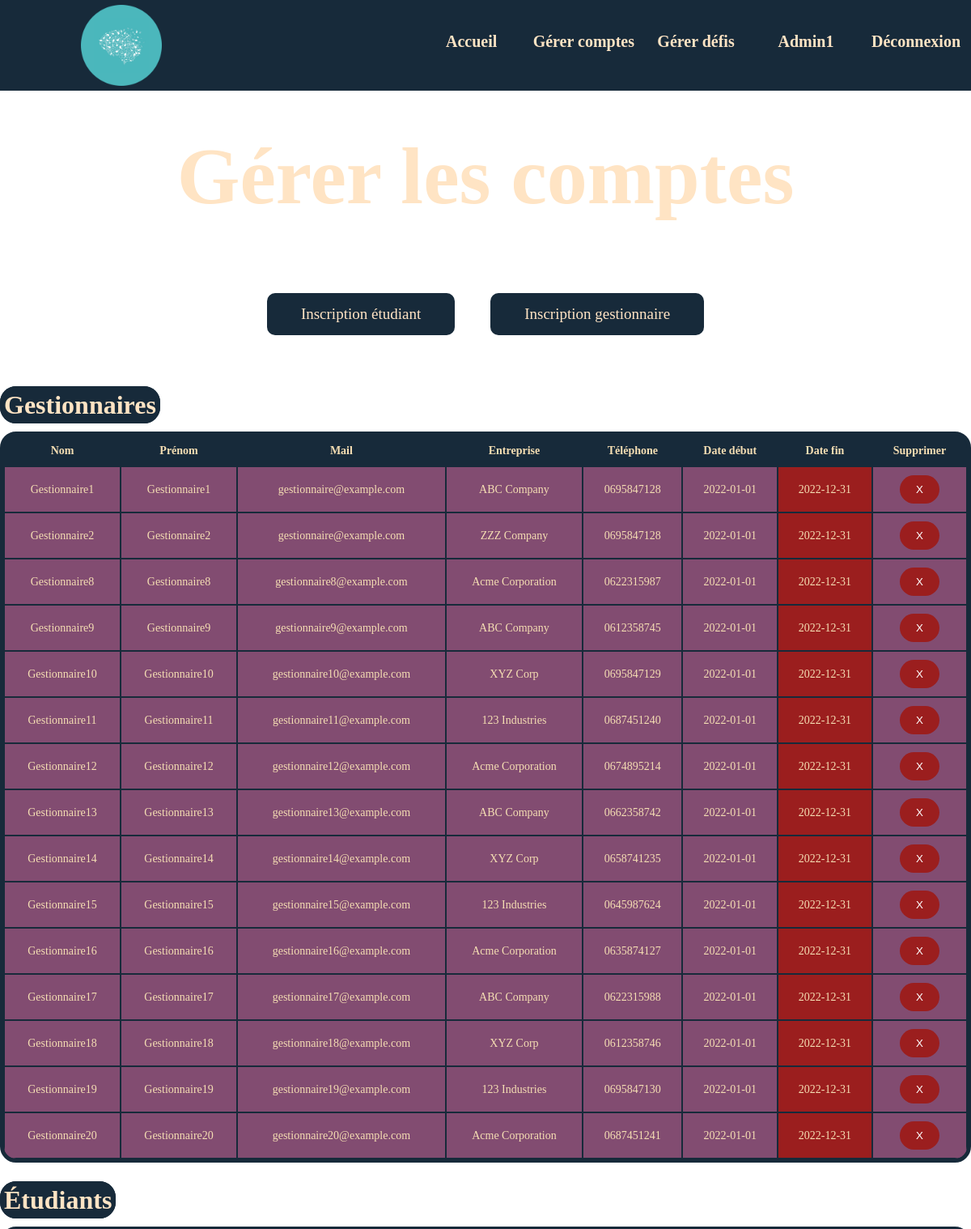
The page /php/gererCompte.php (signed in, upper part) on the database its author committed.
### tables this page shows
CREATE TABLE Gestionnaire(
    idLogin INTEGER PRIMARY KEY,
    nom VARCHAR(50),
    prenom VARCHAR(50),
    entreprise VARCHAR(255),
    telephone VARCHAR(10),
    mail VARCHAR(255),
    dateDebut DATE DEFAULT (CURRENT_DATE),
    dateFin DATE,
    FOREIGN KEY (idLogin) REFERENCES Login (idLogin) ON DELETE CASCADE
);

### php/fonctionGetBDD.php (called while the page is built, shortened)
<?php
function getUtilisateurParId($connexion, $idUtilisateur)
{
    $query = "SELECT idLogin, nomUtilisateur, mdp, type
              FROM Login
              WHERE idLogin = ?";
    $idLogin = $nomUtilisateur = $mdp = $type = null;
    try {
        $stmt = $connexion->prepare($query);
        $stmt->bind_param("i", $idUtilisateur);
        $stmt->execute();
        $stmt->bind_result($idLogin, $nomUtilisateur, $mdp, $type);
        $utilisateur = array(
            "idLogin" => $idLogin,
            "nomUtilisateur" => $nomUtilisateur,
            "mdp" => $mdp,
            "type" => $type
        );
        return $utilisateur;
    } catch (Exception $e) {
        echo "Une erreur est survenue : " . $e->getMessage();
        return null;
    }
}
function getAllGestionnaire($connexion)
{
    $query = "SELECT idLogin, nom, prenom,entreprise,telephone,mail,dateDebut,dateFin FROM Gestionnaire";
    try {
        $stmt = $connexion->prepare($query);
        $stmt->execute();
        $stmt->bind_result($idUtilisateur, $nom, $prenom, $entreprise, $telephone, $mail, $dateDebut, $dateFin);
        $utilisateurs = array();
        while ($stmt->fetch()) {
            $utilisateur = array(
                "idLogin" => $idUtilisateur,
                "nom" => $nom,
                "prenom" => $prenom,
                "entreprise" => $entreprise,
                "telephone" => $telephone,
                "mail" => $mail,
                "dateDebut" => $dateDebut,
                "dateFin" => $dateFin,
            );
            $utilisateurs[] = $utilisateur;
        }
        return $utilisateurs;
    } catch (Exception $e) {
        echo "Une erreur est survenue : " . $e->getMessage();
        return null;
    }
}
?>

### php/gererCompte.php (the view, shortened to what this page needs)
<!DOCTYPE html PUBLIC "-//W3C//DTD HTML 4.01 Transitional//EN">
<html>
<head>
    <link rel="stylesheet" type="text/css" href="../css/gererCompte.css">
</head>
<body>
    <?php
    require 'navbar.php';
    require_once 'fonctionGetBDD.php';
    require_once 'fonctionCreateBDD.php';
    ?>
    <h1 class="titre">Gérer les comptes</h1>
    <div class="type">
        <a href="register.php" class="button">Inscription étudiant</a>
        <a href="inscriptionGestionnaire.php" class="button">Inscription gestionnaire</a>
    </div>
    <?php
    if (isset($_SESSION['type']) && $_SESSION['type'] == 'Administrateur') {
        $connexion = connect($usernamedb, $passworddb, $dbname);
        $gestionnaires = getAllGestionnaire($connexion);
        echo "<div class='divElement'> ";
        echo '<div class="divTitre">';
        echo '<h2 class= "titre2">Gestionnaires</h2>';
        echo '</div>';
        if ($gestionnaires) {
            echo '<table class="table">';
            echo "<tr><th>Nom</th><th>Prénom</th><th>Mail</th><th>Entreprise</th><th>Téléphone</th><th>Date début</th><th>Date fin</th><th>Supprimer</th></tr>";
            foreach ($gestionnaires as $gestionnaire) {
                echo "<tr id='login_" . $gestionnaire['idLogin'] . "'>";
                echo "<td>" . $gestionnaire['nom'] . "</td>";
                echo "<td>" . $gestionnaire['prenom'] . "</td>";
                echo "<td>" . $gestionnaire['mail'] . "</td>";
                echo "<td>" . $gestionnaire['entreprise'] . "</td>";
                echo "<td>" . $gestionnaire['telephone'] . "</td>";
                echo "<td>" . $gestionnaire['dateDebut'] . "</td>";
                if ($gestionnaire['dateFin'] < date("Y-m-d")) {
                    echo "<td class = 'dateFin'>" . $gestionnaire['dateFin'] . "</td>";
                } else {
                    echo "<td>" . $gestionnaire['dateFin'] . "</td>";
                }
                echo "<td class='buttonTd'><button class='buttonSupp' onclick='supprimer(" . $gestionnaire["idLogin"] . ")'>X</button></td>";
                echo "</tr>";
            }
            echo "</table>";
        } else {
            echo "<div class='divErreur'>";
            echo "<p class='vide'>Aucun gestionnaire</p>";
            echo "</div>";
        }
        echo "</div>";
        echo "<div class='divElement'> ";
        echo '<h2 class= "titre2">Étudiants</h2>';
        echo "</div>";
    }
    else {
        header("Location: ../index.php");
        exit();
    }
    ?>
</body>
</html>

### php/navbar.php (shortened to what this page needs)
<head>
    <link rel="stylesheet" type="text/css" href="/css/navbar.css" />
</head>
<header>
    <?php
    require_once 'fonctionGetBDD.php';
    require_once 'fonctionCreateBDD.php';
    ?>
    <div id="navbar">
        <div class="top">
            <div class="divLogo">
                <a href="/index.php"><img class="logo" src="/images/iapau_round.png" alt="Logo"> </a>
            </div>
            <div class="droite">
                <nav class="navbar">
                    <ul class="menu">
                        <li><a class="hover-underline-animation" href="/index.php">Accueil</a></li>
                        <?php
                        if (empty($_SESSION['type'])) {
                            echo '<li><a class="hover-underline-animation" href="/php/datainfo.php">Les défis</a></li>';
                            echo '<li><a class="hover-underline-animation" href="/php/gagnants.php">Les gagnants</a></li>';
                            echo '<li><a class="hover-underline-animation" href="/php/connexion.php">Se connecter</a></li>';
                            echo '<li><a class="hover-underline-animation" href="/php/register.php">Inscription</a></li>';
                        } else {
                            if ($_SESSION['type'] == "Administrateur") {
                                echo '<li><a class="hover-underline-animation" href="/php/gererCompte.php">Gérer comptes</a></li>';
                                echo '<li><a class="hover-underline-animation" href="/php/gererDefi.php">Gérer défis</a></li>';
                            }
                            $connexion = connect($usernamedb, $passworddb, $dbname);
                            $user = getUtilisateurParId($connexion, $_SESSION['id']);
                            echo '<li><a class="hover-underline-animation" href="/php/monProfil.php">' . $user['nomUtilisateur'] . '</a></li>';
                            echo '<li><a class="hover-underline-animation" href="/php/deconnexion.php">Déconnexion</a></li>';
                        }
                        ?>
                    </ul>
                </nav>
            </div>
        </div>
    </div>
</header>

### css/gererCompte.css (style rules this page uses)
body { background-image: url(../images/image.jpg); background-repeat: repeat; background-size: contain; }
.titre { margin-top: 1.6em; text-align: center; font-size: 100px; color: bisque; }
.table { margin-top: 1em; width: 100%; font-size: 14px; background-color: #172A3A; border-collapse: separate; border-radius: 20px; overflow: hidden; border-spacing: 0; text-align: center; border: 5px solid #172A3A; margin-bottom: 2em; }
.table th, .table td { border: 1px solid #172A3A; padding: 10px; color: wheat; }
.table td { background-color: #824C71; }
.table tr:nth-child(even) { background-color: #824C71; }
.buttonTd { text-align: center; }
.buttonSupp { border-radius: 20px; padding: 10px 20px; background-color: #9b1e1e; color: #fff; border: none; cursor: pointer; }
.dateFin { background-color: #9b1e1e !important; }
.titre2 { margin-top: 1.6em; color: bisque; font-size: 2em; background-color: #172A3A; display: inline; border-radius: 20px; border: 5px solid #172A3A; }
.divElement { margin-top: 1em; }
.type { text-align: center; margin-bottom: 3em; }
.button { display: inline-block; padding: 15px 42px; background-color: #172A3A; color: bisque; text-align: center; text-decoration: none; font-size: 19px; border: none; cursor: pointer; margin: 20px; border-radius: 10px; }

### css/navbar.css (style rules this page uses)
.menu { display: flex; justify-content: center; flex-wrap: wrap; height: 10vh; }
.menu li { list-style-type: none; }
.menu a { min-width: 120px; margin: 0.5rem; padding: 1rem 0; text-align: center; text-decoration: none; font-weight: bold; font-size: 20px; }
.hover-underline-animation { display: inline-block; position: relative; color: bisque; }
.hover-underline-animation::after { content: ''; position: absolute; width: 100%; transform: scaleX(0); height: 2px; bottom: 0; left: 0; background-color: bisque; transform-origin: bottom right; transition: transform 0.25s ease-out; }
.top { display: flex; justify-content: space-between; align-items: center; }
.droite { display: flex; justify-content: flex-end; }
.logo { width: 100px; height: auto; margin-left: 100px; }
#navbar { overflow: hidden; position: fixed; top: 0; z-index: 10000; width: 100%; background-color: #172A3A; width: 100%; }
body { margin-top: 14vh; }
body { margin: 0; padding: 0; }

### rows shown on the page
gestionnaire: nom "Gestionnaire1", prenom "Gestionnaire1", mail "gestionnaire@example.com", entreprise "ABC Company", telephone "0695847128", dateDebut "2022-01-01", dateFin "2022-12-31"
gestionnaire: nom "Gestionnaire2", prenom "Gestionnaire2", mail "gestionnaire@example.com", entreprise "ZZZ Company", telephone "0695847128", dateDebut "2022-01-01", dateFin "2022-12-31"
gestionnaire: nom "Gestionnaire8", prenom "Gestionnaire8", mail "gestionnaire8@example.com", entreprise "Acme Corporation", telephone "0622315987", dateDebut "2022-01-01", dateFin "2022-12-31"
gestionnaire: nom "Gestionnaire9", prenom "Gestionnaire9", mail "gestionnaire9@example.com", entreprise "ABC Company", telephone "0612358745", dateDebut "2022-01-01", dateFin "2022-12-31"
gestionnaire: nom "Gestionnaire10", prenom "Gestionnaire10", mail "gestionnaire10@example.com", entreprise "XYZ Corp", telephone "0695847129", dateDebut "2022-01-01", dateFin "2022-12-31"
gestionnaire: nom "Gestionnaire11", prenom "Gestionnaire11", mail "gestionnaire11@example.com", entreprise "123 Industries", telephone "0687451240", dateDebut "2022-01-01", dateFin "2022-12-31"
gestionnaire: nom "Gestionnaire12", prenom "Gestionnaire12", mail "gestionnaire12@example.com", entreprise "Acme Corporation", telephone "0674895214", dateDebut "2022-01-01", dateFin "2022-12-31"
gestionnaire: nom "Gestionnaire13", prenom "Gestionnaire13", mail "gestionnaire13@example.com", entreprise "ABC Company", telephone "0662358742", dateDebut "2022-01-01", dateFin "2022-12-31"
gestionnaire: nom "Gestionnaire14", prenom "Gestionnaire14", mail "gestionnaire14@example.com", entreprise "XYZ Corp", telephone "0658741235", dateDebut "2022-01-01", dateFin "2022-12-31"
gestionnaire: nom "Gestionnaire15", prenom "Gestionnaire15", mail "gestionnaire15@example.com", entreprise "123 Industries", telephone "0645987624", dateDebut "2022-01-01", dateFin "2022-12-31"
gestionnaire: nom "Gestionnaire16", prenom "Gestionnaire16", mail "gestionnaire16@example.com", entreprise "Acme Corporation", telephone "0635874127", dateDebut "2022-01-01", dateFin "2022-12-31"
gestionnaire: nom "Gestionnaire17", prenom "Gestionnaire17", mail "gestionnaire17@example.com", entreprise "ABC Company", telephone "0622315988", dateDebut "2022-01-01", dateFin "2022-12-31"
gestionnaire: nom "Gestionnaire18", prenom "Gestionnaire18", mail "gestionnaire18@example.com", entreprise "XYZ Corp", telephone "0612358746", dateDebut "2022-01-01", dateFin "2022-12-31"
gestionnaire: nom "Gestionnaire19", prenom "Gestionnaire19", mail "gestionnaire19@example.com", entreprise "123 Industries", telephone "0695847130", dateDebut "2022-01-01", dateFin "2022-12-31"
gestionnaire: nom "Gestionnaire20", prenom "Gestionnaire20", mail "gestionnaire20@example.com", entreprise "Acme Corporation", telephone "0687451241", dateDebut "2022-01-01", dateFin "2022-12-31"

### other values the page prints
$user['nomUtilisateur'] "Admin1"
